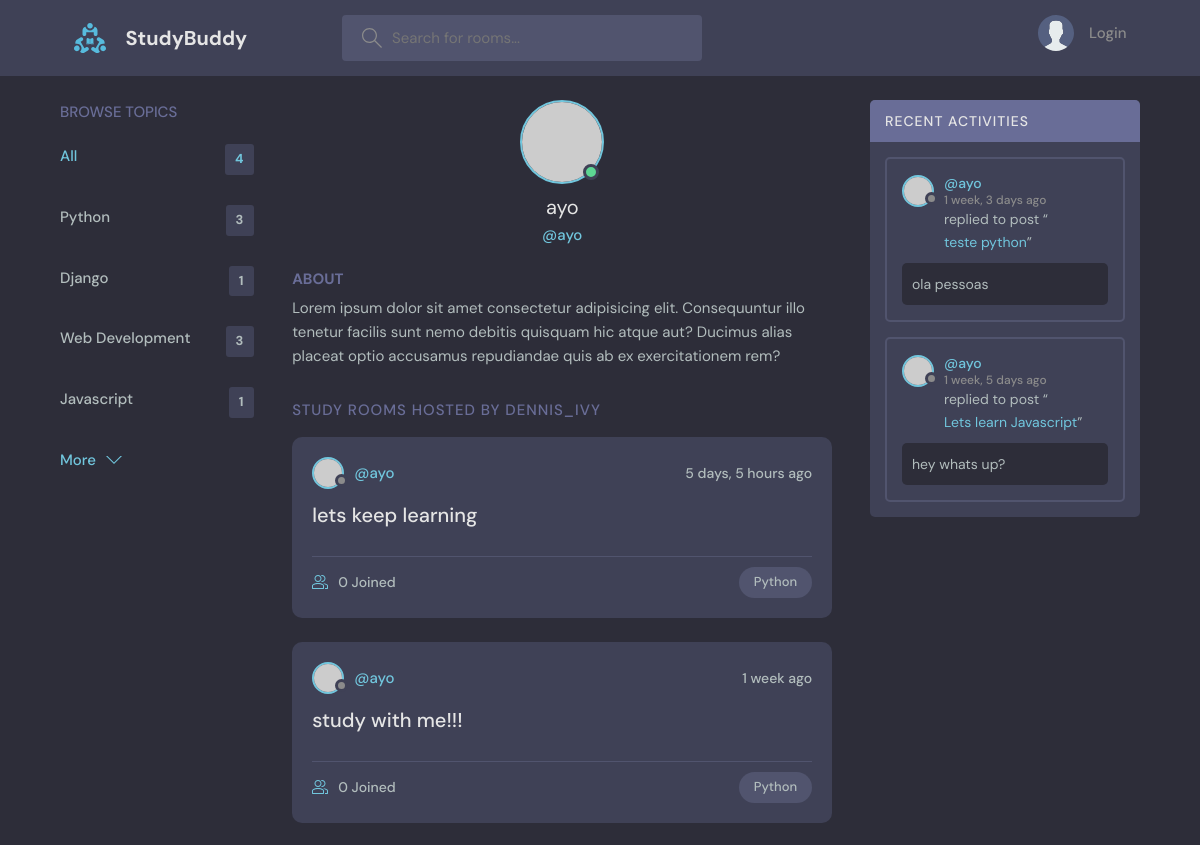
Page /profile/1/ (upper part) on the earlier database version.
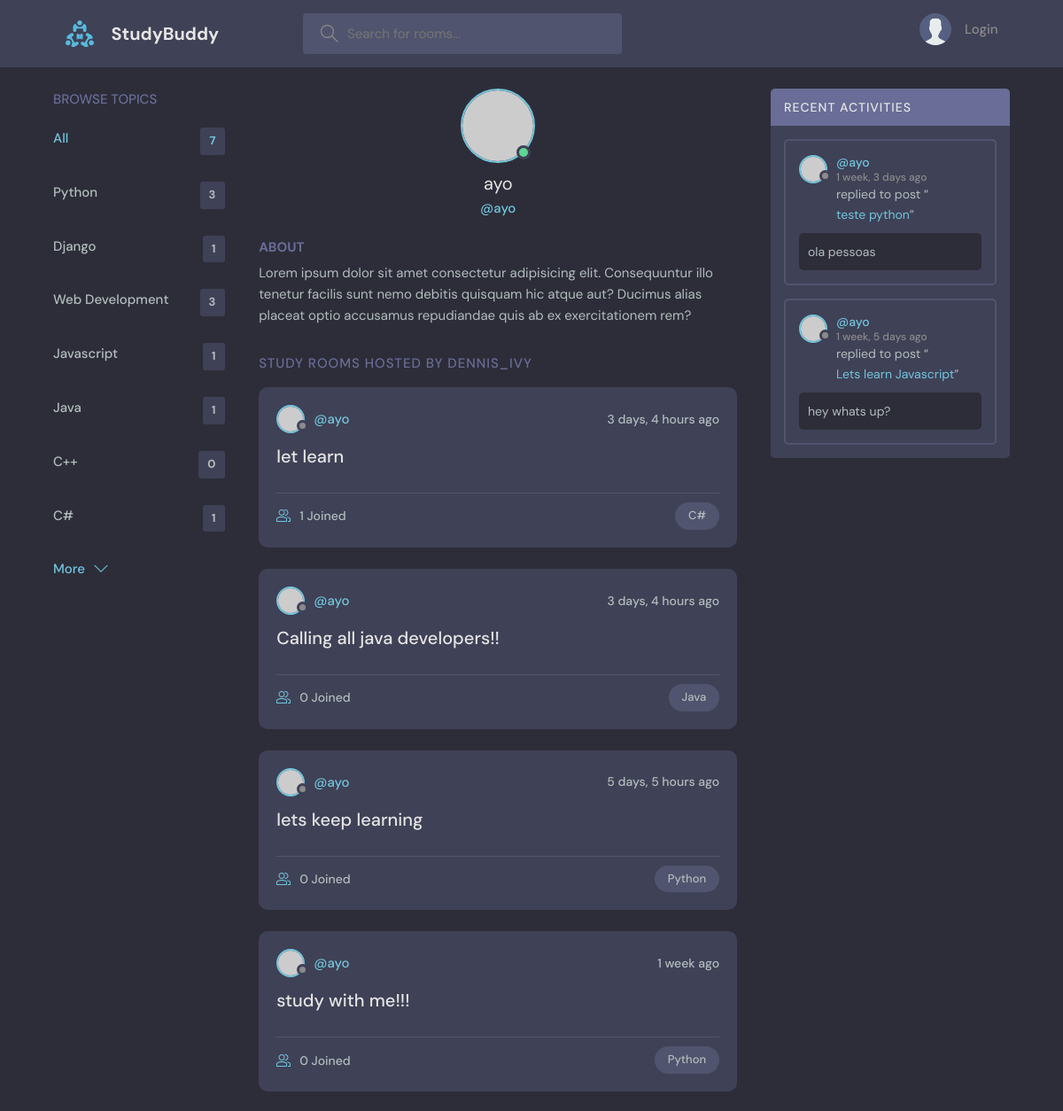
Same page on the later database version.
### base/models.py (models this page shows, shortened)
class Topic(models.Model):
    name = models.CharField(max_length=200)

class Room(models.Model):
    host = models.ForeignKey(User, on_delete=models.SET_NULL, null=True)
    topic = models.ForeignKey(Topic, on_delete=models.SET_NULL, null=True)
    name = models.CharField(max_length=200)
    description = models.TextField(null=True, blank=True)
    participants = models.ManyToManyField(User, related_name='participants', blank=True)
    update = models.DateTimeField(auto_now=True)
    created = models.DateTimeField(auto_now_add=True)
    class Meta:
        ordering = ['-update', '-created']
    def __str__(self):
        return self.name

class Message(models.Model):
    user = models.ForeignKey(User,on_delete=models.CASCADE)
    room = models.ForeignKey(Room, on_delete=models.CASCADE)
    body = models.TextField()
    update = models.DateTimeField(auto_now=True)
    created = models.DateTimeField(auto_now_add=True)
    class Meta:
        ordering = ['-update', '-created']

### base/views.py (the view)
# urls.py: path('profile/<str:pk>/', views.userProfile, name="user-profile"),
def userProfile(request, pk):
    user = User.objects.get(id=pk)
    rooms = user.room_set.all()
    room_messages = user.message_set.all()
    topics = Topic.objects.all()
    context = {'user': user, 'rooms': rooms,
               'room_messages': room_messages,
               'topics': topics}
    return render(request, 'base/profile.html', context)

### base/templates/base/profile.html (shortened to what this page needs)
{% extends "main.html" %} {% block content %}
<main class="profile-page layout layout--3">
  <div class="container">
    {% include 'base/topics_component.html' %}
    <div class="roomList">
      <div class="profile">
        <div class="profile__avatar">
          <div class="avatar avatar--large active">
            <img src="https://randomuser.me/api/portraits/men/11.jpg" />
          </div>
        </div>
        <div class="profile__info">
          <h3>{{user.username}}</h3>
          <p>@{{user.username}}</p>
        </div>
        <div class="profile__about">
          <h3>About</h3>
          <p>
            Lorem ipsum dolor sit amet consectetur adipisicing elit. Consequuntur illo tenetur
            facilis sunt nemo debitis quisquam hic atque aut? Ducimus alias placeat optio
            accusamus repudiandae quis ab ex exercitationem rem?
          </p>
        </div>
      </div>
      <div class="roomList__header">
        <div>
          <h2>Study Rooms Hosted by dennis_ivy</a>
          </h2>
        </div>
      </div>
      {% include 'base/feed_component.html' %}
    </div>
    {% include 'base/activity_component.html' %}
  </div>
</main>
{% endblock content %}

### templates/main.html (shortened to what this page needs)
<!DOCTYPE html>
{% load static %}
<html lang="en">
  <head>
    <link rel="stylesheet" href="{% static 'styles/style.css' %}" />
  </head>
  <body>
    {% include 'navbar.html' %}  {% block content %} {% endblock content %}
  </body>
</html>

### templates/navbar.html (shortened to what this page needs)
{% load static %}
<header class="header header--loggedIn">
  <div class="container">
    <a href="{% url 'home' %}" class="header__logo">
      <img src="{% static 'images/logo.svg' %}" />
      <h1>StudyBuddy</h1>
    </a>
    <form class="header__search" method="GET" action="{% url 'home' %}">
      <label>
        <input name="q" placeholder="Search for rooms..." />
      </label>
    </form>
    <nav class="header__menu">
      {% if request.user.is_authenticated %}
      <div class="header__user">
        <a href="{% url 'update-user' %}">
          <div class="avatar avatar--medium active">
            <img src="https://randomuser.me/api/portraits/men/37.jpg" />
          </div>
          <p>
            {{request.user.username}} <span>@{{request.user.username}}</span>
          </p>
        </a>
        <button class="dropdown-button">
          <svg version="1.1" xmlns="http://www.w3.org/2000/svg" width="32" height="32"
               viewBox="0 0 32 32">
            <title>chevron-down</title>
            <path d="M16 21l-13-13h-3l16 16 16-16h-3l-13 13z"></path>
          </svg>
        </button>
      </div>
      {% else %}
      <a href="{% url 'login' %}">
        <img src="{% static 'images/avatar.svg' %}" />
        <p>Login</p>
      </a>
      {% endif %}
    </nav>
  </div>
</header>

### base/templates/base/topics_component.html
<div class="topics">
  <div class="topics__header">
    <h2>Browse Topics</h2>
  </div>
  <ul class="topics__list">
    <li>
      <a href="{% url 'home' %}" class="active">All <span>{{topics.count}}</span></a>
    </li>
    {% for topic in topics %}
    <li>
      <a href="{% url 'home' %}?q={{topic.name}}">{{topic.name}}
        <span>{{topic.room_set.all.count}}</span></a>
    </li>
    {% endfor %}
  </ul>
  <a class="btn btn--link" href="{% url 'topics' %}">
    More
    <svg version="1.1" xmlns="http://www.w3.org/2000/svg" width="32" height="32"
         viewBox="0 0 32 32">
      <title>chevron-down</title>
      <path d="M16 21l-13-13h-3l16 16 16-16h-3l-13 13z"></path>
    </svg>
  </a>
</div>

### base/templates/base/feed_component.html (shortened to what this page needs)
{% for room in rooms %}
<div class="roomListRoom">
  <div class="roomListRoom__header">
    <a
      href="{% url 'user-profile' room.host.id %}"
      class="roomListRoom__author"
    >
      <div class="avatar avatar--small">
        <img src="https://randomuser.me/api/portraits/women/11.jpg" />
      </div>
      <span>@{{room.host.username}}</span>
    </a>
    <div class="roomListRoom__actions">
      <span>{{room.created|timesince}} ago</span>
    </div>
  </div>
  <div class="roomListRoom__content">
    <a href="{% url 'room' room.id %}">{{room.name}}</a>
  </div>
  <div class="roomListRoom__meta">
    <a href="{% url 'room' room.id %}" class="roomListRoom__joined">
      {{room.participants.all.count}} Joined
    </a>
    <p class="roomListRoom__topic">{{room.topic.name}}</p>
  </div>
</div>
{% endfor %}

### base/templates/base/activity_component.html (shortened to what this page needs)
<div class="activities">
  <div class="activities__header">
    <h2>Recent Activities</h2>
  </div>
  {% for message in room_messages %}
  <div class="activities__box">
    <div class="activities__boxHeader roomListRoom__header">
      <a
        href="{% url 'user-profile' message.user.id %}"
        class="roomListRoom__author"
      >
        <div class="avatar avatar--small">
          <img src="https://randomuser.me/api/portraits/women/11.jpg" />
        </div>
        <p>
          @{{message.user}}
          <span>{{message.created|timesince}} ago</span>
        </p>
      </a>
    </div>
    <div class="activities__boxContent">
      <p>
        replied to post “<a href="{% url 'room' message.room.id %}"
          >{{message.room}}</a
        >”
      </p>
      <div class="activities__boxRoomContent">{{message.body}}</div>
    </div>
  </div>
  {% endfor %}
</div>

Differences in the rows shown:
added Topic: name "Java", room_set.all.count "1"
added Topic: name "C++", room_set.all.count "0"
added Topic: name "C#", room_set.all.count "1"
added Room: host.username "ayo", created "3 days, 4 hours", name "let learn", participants.all.count "1", topic.name "C#"
added Room: host.username "ayo", created "3 days, 4 hours", name "Calling all java developers!!", participants.all.count "0", topic.name "Java"
Other differences:
{{ topics.count }}: "4" → "7"
